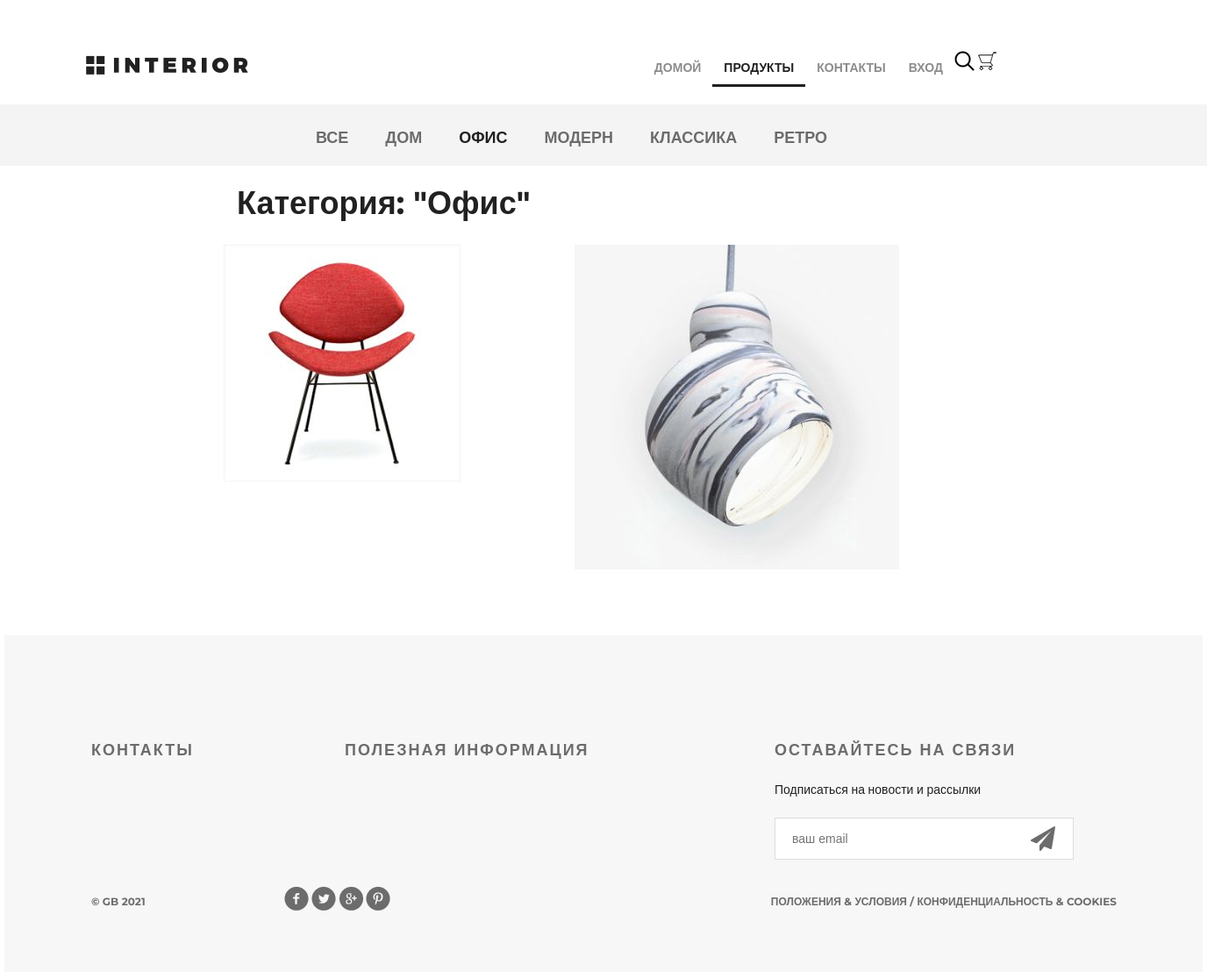
Screenshot of /products/category/2/ with the database file from the repository.
### mainapp/models.py (models this page shows, shortened)
class ProductCategory(models.Model):
    name = models.CharField(max_length=64, unique=True, verbose_name='имя')
    description = models.TextField(verbose_name='описание', blank=True)
    is_active = models.BooleanField(verbose_name='активность', default=True)

class Product(models.Model):
    category = models.ForeignKey(ProductCategory, on_delete=models.CASCADE)
    name = models.CharField(max_length=128, verbose_name='имя')
    image = models.ImageField(upload_to='products_images', blank=True)
    short_desc = models.CharField(max_length=64, verbose_name='краткое описание', blank=True)
    description = models.TextField(blank=True, verbose_name='описание')
    price = models.DecimalField(verbose_name='цена', max_digits=8, decimal_places=2, default=0)
    quantity = models.PositiveSmallIntegerField(verbose_name='количество на складе', default=0)
    is_active = models.BooleanField(verbose_name='активность', default=True)

### mainapp/views.py (the view, shortened to what this page needs)
# urls.py: path('products/', include('mainapp.urls', namespace='products')),
def products(request, pk=None):
    title = 'Продукты'
    links_menu = ProductCategory.objects.all()
    basket = get_basket(request.user)
    if pk is not None:
        if pk == 0:
            products = Product.objects.all().order_by('price')
            category = {'name': 'все'}
        else:
            category = get_object_or_404(ProductCategory, pk=pk)
            products = Product.objects.filter(category__pk=pk).order_by('price')
        content = {
            'title': title,
            'links_menu': links_menu,
            'category': category,
            'products': products,
            'basket': basket
        }
        return render(request, 'mainapp/products_list.html', content)

### mainapp/views.py (called while the page is built)
def get_basket(user):
    if user.is_authenticated:
        return Basket.objects.filter(user=user)
    return []

### mainapp/templates/mainapp/products_list.html (shortened to what this page needs)
{% extends 'mainapp/base.html' %}
{% load static %}
{% block menu %}
    <div class="hero-white">
        <div class="header clearfix">
            {% include 'mainapp/includes/inc_menu.html' %}
        </div>
    </div>
    <div class="links clearfix">
        {% include 'mainapp/includes/inc_categories_menu.html' %}
    </div>
{% endblock %}
{% block content %}
    <div class="details">
        <div class="products_list">
            <div class="title clearfix">
                <h2>
                    Категория: "{{ category.name|title }}"
                </h2>
            </div>
            <div class="category-products clearfix">
                {% for product in products %}
                    <div class="block">
                        <a href="{% url 'products:product' product.pk %}">
                            <img src="/media/{{ product.image }}" alt="{{ product.short_desc }}">
                        </a>
                    </div>
                {% endfor %}
            </div>
        </div>
    </div>
    <div class="clr"></div>
{% endblock %}

### mainapp/templates/mainapp/includes/inc_categories_menu.html
<ul class="links-menu">
    <li>
        <a href="{% url 'mainapp:category' 0 %}" {% if request.resolver_match.kwargs.pk == 0 %}class="active" {% endif %}>
            все
        </a>
    </li>
    {% for link in links_menu %}
        <li>
            <a href="{% url 'mainapp:category' link.pk %}"
               {% if request.resolver_match.kwargs.pk == link.pk %}class="active" {% endif %}>
                {{ link.name }}
            </a>
        </li>
    {% endfor %}
</ul>

### static/css/style.css (style rules this page uses)
* { margin: 0; padding: 0; }
body { font-family: 'Montserrat', sans-serif; }
html, body { height: 100%; }
.products_list { margin-left: 250px; }
.products_list a { color: #555; text-decoration: none; }
.products_list .title { margin: 20px auto; height: 50px; float: none; }
.products_list .title h2 { margin-top: 0; float: left; }
.category-products { margin-bottom: 75px; }
.category-products .block a img { float: left; }
.category-products .block { float: left; margin-right: 30px; display: block; height: 370px; width: 370px; position: relative; }
.clr { height: 384px; }
.clearfix:after { content: ""; display: block; clear: both; }
.title { height: 152px; margin-right: 15px; }
.title h2 { float: left; margin-top: 118px; color: #212121; font-size: 36px; font-weight: 700; text-align: left; margin-left: 15px; }
.hero-white { background-color: #fff; height: 119px; padding-left: 98px; padding-right: 211px; position: relative; }
.links { height: 70px; background-color: #f4f4f4; position: relative; padding-left: 360px; }
.links-menu { margin: 27px auto 0px; position: absolute; }
.links-menu li { float: left; list-style-type: none; padding-right: 42px; }
.links-menu li a { text-decoration: none; color: #6c6c6c; font-size: 18px; font-weight: 700; text-transform: uppercase; }
.links-menu .active { color: #212121; font-size: 18px; font-weight: 700; }

### rows the page displays
ProductCategory: name "ДОМ"
ProductCategory: name "ОФИС", name "Офис"
ProductCategory: name "МОДЕРН"
ProductCategory: name "КЛАССИКА"
ProductCategory: name "РЕТРО"
Product: image (picture)
Product: image (picture)
